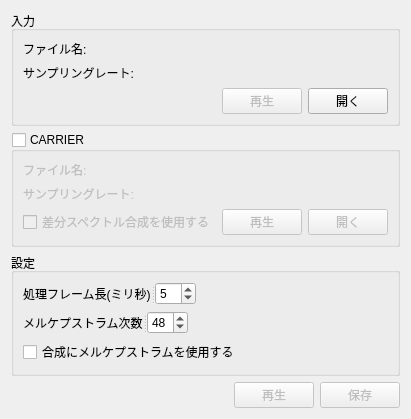
<?xml version="1.0" encoding="UTF-8"?>
<ui version="4.0">
 <class>KwiieiyaDialog</class>
 <widget class="QDialog" name="KwiieiyaDialog">
  <property name="geometry">
   <rect>
    <x>0</x>
    <y>0</y>
    <width>376</width>
    <height>357</height>
   </rect>
  </property>
  <property name="windowTitle">
   <string>kwiieiya</string>
  </property>
  <layout class="QVBoxLayout" name="verticalLayout_2">
   <item>
    <widget class="QGroupBox" name="sourceBox">
     <property name="sizePolicy">
      <sizepolicy hsizetype="Preferred" vsizetype="Fixed">
       <horstretch>0</horstretch>
       <verstretch>0</verstretch>
      </sizepolicy>
     </property>
     <property name="title">
      <string>入力</string>
     </property>
     <layout class="QVBoxLayout" name="verticalLayout">
      <item>
       <layout class="QFormLayout" name="formLayout_2">
        <item row="0" column="0">
         <widget class="QLabel" name="sourceFilenameLabel">
          <property name="text">
           <string>ファイル名:</string>
          </property>
         </widget>
        </item>
        <item row="0" column="1">
         <widget class="QLabel" name="sourceFilename">
          <property name="text">
           <string/>
          </property>
         </widget>
        </item>
        <item row="1" column="0">
         <widget class="QLabel" name="sourceFsLabel">
          <property name="text">
           <string>サンプリングレート:</string>
          </property>
         </widget>
        </item>
        <item row="1" column="1">
         <widget class="QLabel" name="sourceFs">
          <property name="text">
           <string/>
          </property>
         </widget>
        </item>
       </layout>
      </item>
      <item>
       <layout class="QHBoxLayout" name="horizontalLayout">
        <item>
         <spacer name="horizontalSpacer">
          <property name="orientation">
           <enum>Qt::Horizontal</enum>
          </property>
          <property name="sizeHint" stdset="0">
           <size>
            <width>40</width>
            <height>20</height>
           </size>
          </property>
         </spacer>
        </item>
        <item>
         <widget class="QPushButton" name="playSourceButton">
          <property name="enabled">
           <bool>false</bool>
          </property>
          <property name="sizePolicy">
           <sizepolicy hsizetype="Fixed" vsizetype="Fixed">
            <horstretch>0</horstretch>
            <verstretch>0</verstretch>
           </sizepolicy>
          </property>
          <property name="text">
           <string>再生</string>
          </property>
         </widget>
        </item>
        <item>
         <widget class="QPushButton" name="openSourceButton">
          <property name="sizePolicy">
           <sizepolicy hsizetype="Fixed" vsizetype="Fixed">
            <horstretch>0</horstretch>
            <verstretch>0</verstretch>
           </sizepolicy>
          </property>
          <property name="text">
           <string>開く</string>
          </property>
         </widget>
        </item>
       </layout>
      </item>
     </layout>
    </widget>
   </item>
   <item>
    <widget class="QGroupBox" name="carrierBox">
     <property name="enabled">
      <bool>true</bool>
     </property>
     <property name="sizePolicy">
      <sizepolicy hsizetype="Preferred" vsizetype="Fixed">
       <horstretch>0</horstretch>
       <verstretch>0</verstretch>
      </sizepolicy>
     </property>
     <property name="title">
      <string>CARRIER</string>
     </property>
     <property name="checkable">
      <bool>true</bool>
     </property>
     <property name="checked">
      <bool>false</bool>
     </property>
     <layout class="QVBoxLayout" name="verticalLayout_3">
      <item>
       <layout class="QFormLayout" name="formLayout_3">
        <item row="0" column="0">
         <widget class="QLabel" name="carrierFilenameLabel">
          <property name="text">
           <string>ファイル名:</string>
          </property>
         </widget>
        </item>
        <item row="0" column="1">
         <widget class="QLabel" name="carrierFilename">
          <property name="text">
           <string/>
          </property>
         </widget>
        </item>
        <item row="1" column="0">
         <widget class="QLabel" name="carrierFsLabel">
          <property name="text">
           <string>サンプリングレート:</string>
          </property>
         </widget>
        </item>
        <item row="1" column="1">
         <widget class="QLabel" name="carrierFs">
          <property name="text">
           <string/>
          </property>
         </widget>
        </item>
       </layout>
      </item>
      <item>
       <layout class="QHBoxLayout" name="horizontalLayout_2">
        <item>
         <widget class="QCheckBox" name="useDiffvcCheckBox">
          <property name="text">
           <string>差分スペクトル合成を使用する</string>
          </property>
         </widget>
        </item>
        <item>
         <spacer name="horizontalSpacer_3">
          <property name="orientation">
           <enum>Qt::Horizontal</enum>
          </property>
          <property name="sizeHint" stdset="0">
           <size>
            <width>40</width>
            <height>20</height>
           </size>
          </property>
         </spacer>
        </item>
        <item>
         <widget class="QPushButton" name="playCarrierButton">
          <property name="enabled">
           <bool>false</bool>
          </property>
          <property name="text">
           <string>再生</string>
          </property>
         </widget>
        </item>
        <item>
         <widget class="QPushButton" name="openCarrierButton">
          <property name="text">
           <string>開く</string>
          </property>
         </widget>
        </item>
       </layout>
      </item>
     </layout>
    </widget>
   </item>
   <item>
    <widget class="QGroupBox" name="configGroupBox">
     <property name="title">
      <string>設定</string>
     </property>
     <layout class="QFormLayout" name="formLayout">
      <item row="0" column="0">
       <widget class="QSplitter" name="splitter_2">
        <property name="orientation">
         <enum>Qt::Horizontal</enum>
        </property>
        <widget class="QLabel" name="framePeriodLabel">
         <property name="text">
          <string>処理フレーム長(ミリ秒)</string>
         </property>
         <property name="buddy">
          <cstring>framePeriodSpinBox</cstring>
         </property>
        </widget>
        <widget class="QSpinBox" name="framePeriodSpinBox">
         <property name="suffix">
          <string/>
         </property>
         <property name="prefix">
          <string/>
         </property>
         <property name="minimum">
          <number>1</number>
         </property>
         <property name="value">
          <number>5</number>
         </property>
        </widget>
       </widget>
      </item>
      <item row="1" column="0">
       <widget class="QSplitter" name="splitter">
        <property name="orientation">
         <enum>Qt::Horizontal</enum>
        </property>
        <widget class="QLabel" name="mcepOrderLabel">
         <property name="text">
          <string>メルケプストラム次数</string>
         </property>
         <property name="buddy">
          <cstring>mcepOrderSpinBox</cstring>
         </property>
        </widget>
        <widget class="QSpinBox" name="mcepOrderSpinBox">
         <property name="minimum">
          <number>1</number>
         </property>
         <property name="value">
          <number>48</number>
         </property>
        </widget>
       </widget>
      </item>
      <item row="2" column="0">
       <widget class="QCheckBox" name="useMcepCheckBox">
        <property name="text">
         <string>合成にメルケプストラムを使用する</string>
        </property>
       </widget>
      </item>
     </layout>
    </widget>
   </item>
   <item>
    <spacer name="verticalSpacer_2">
     <property name="orientation">
      <enum>Qt::Vertical</enum>
     </property>
     <property name="sizeHint" stdset="0">
      <size>
       <width>20</width>
       <height>40</height>
      </size>
     </property>
    </spacer>
   </item>
   <item>
    <layout class="QHBoxLayout" name="horizontalLayout_3">
     <item>
      <spacer name="horizontalSpacer_2">
       <property name="orientation">
        <enum>Qt::Horizontal</enum>
       </property>
       <property name="sizeHint" stdset="0">
        <size>
         <width>40</width>
         <height>20</height>
        </size>
       </property>
      </spacer>
     </item>
     <item>
      <widget class="QPushButton" name="playButton">
       <property name="enabled">
        <bool>false</bool>
       </property>
       <property name="text">
        <string>再生</string>
       </property>
      </widget>
     </item>
     <item>
      <widget class="QPushButton" name="saveButton">
       <property name="enabled">
        <bool>false</bool>
       </property>
       <property name="text">
        <string>保存</string>
       </property>
      </widget>
     </item>
    </layout>
   </item>
  </layout>
 </widget>
 <tabstops>
  <tabstop>openSourceButton</tabstop>
  <tabstop>playSourceButton</tabstop>
  <tabstop>carrierBox</tabstop>
  <tabstop>openCarrierButton</tabstop>
  <tabstop>playCarrierButton</tabstop>
  <tabstop>useDiffvcCheckBox</tabstop>
  <tabstop>framePeriodSpinBox</tabstop>
  <tabstop>mcepOrderSpinBox</tabstop>
  <tabstop>useMcepCheckBox</tabstop>
  <tabstop>playButton</tabstop>
  <tabstop>saveButton</tabstop>
 </tabstops>
 <resources/>
 <connections/>
</ui>
